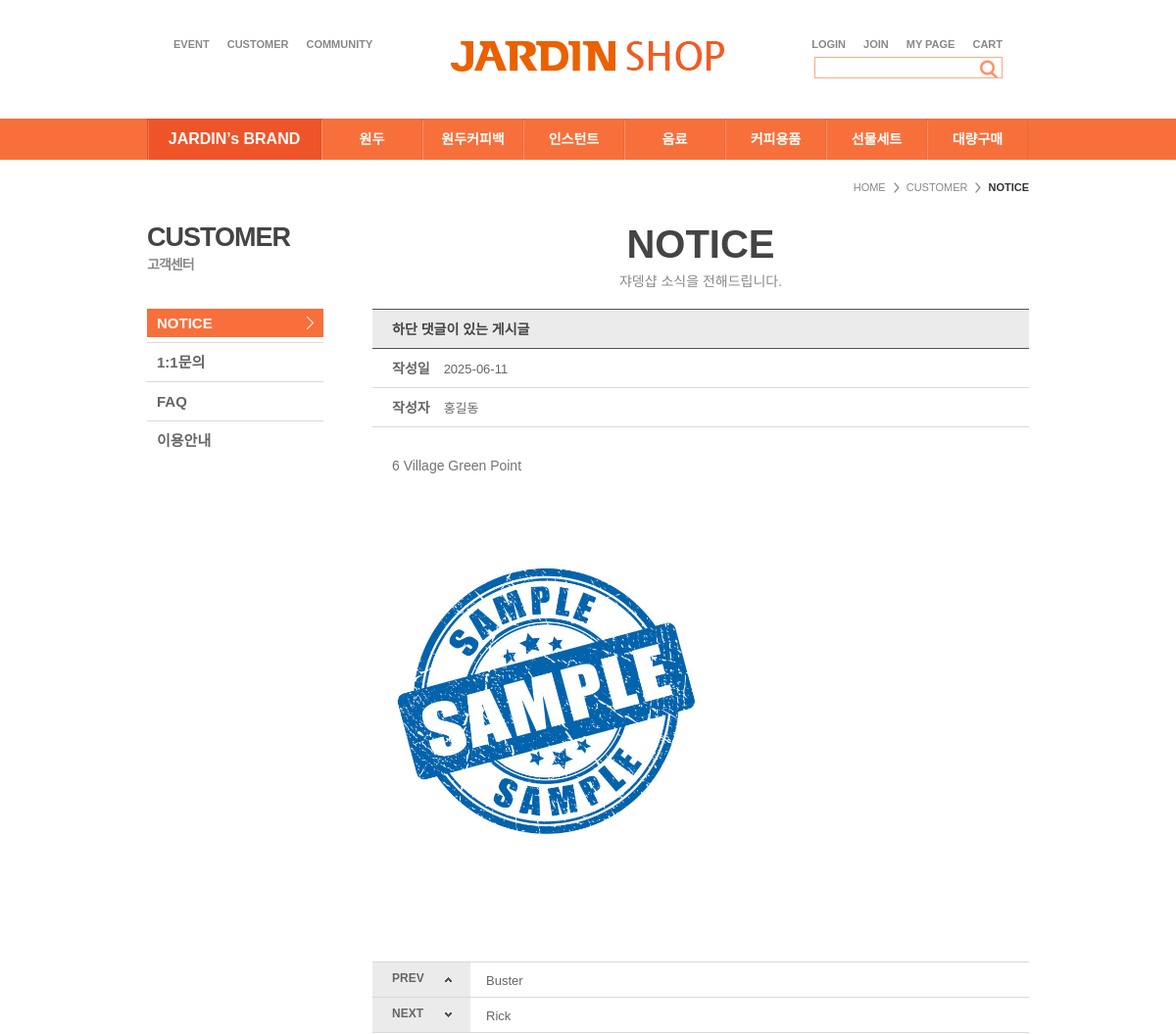
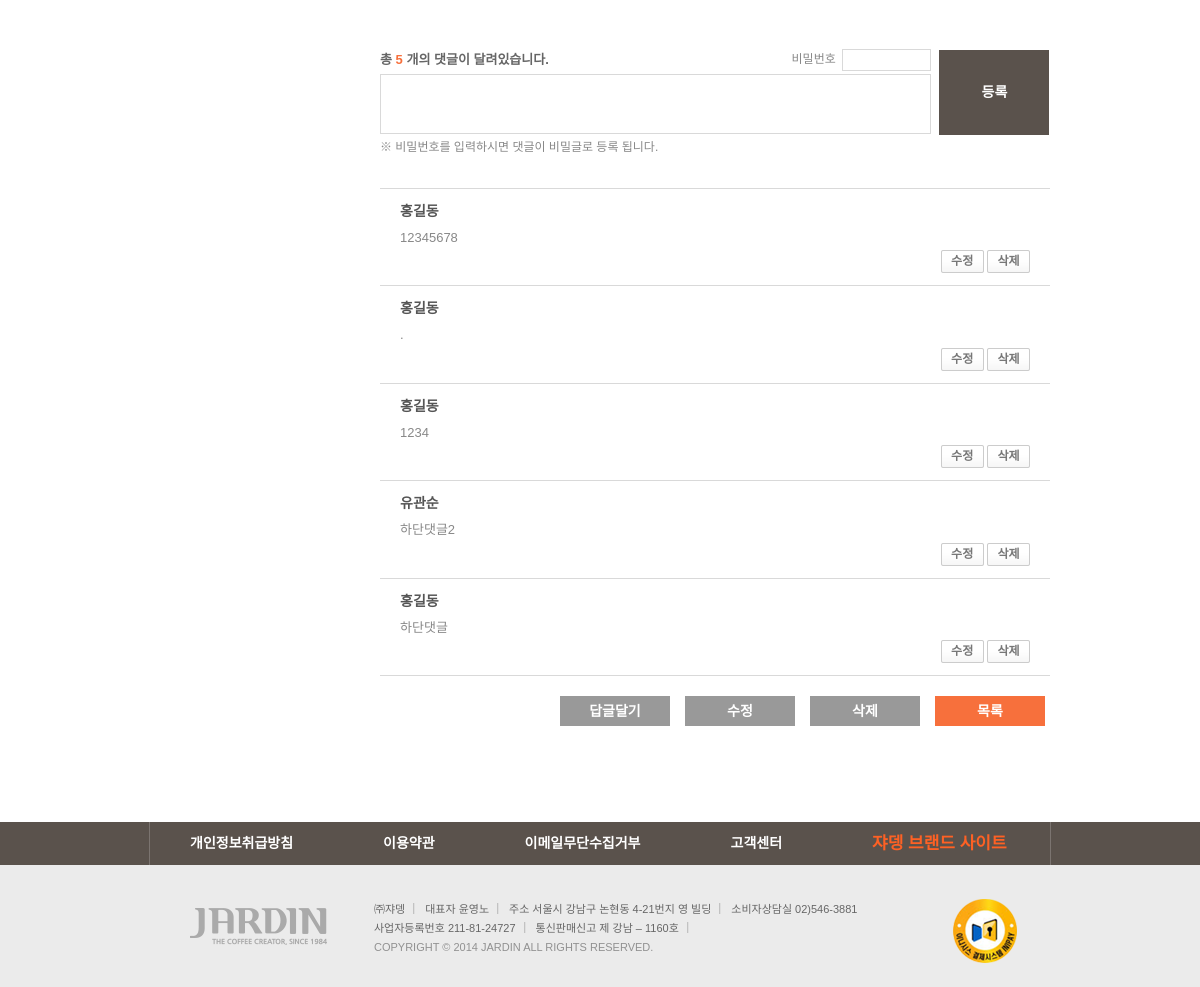
Screenshot of /board/view/100/ with the database file from the repository (2 pictures, top to bottom).
### board/models.py (models this page shows, shortened)
class Board(models.Model):
    bno = models.AutoField(primary_key=True)
    member = models.ForeignKey(Member, on_delete=models.SET_NULL, null=True)
    btitle = models.CharField(max_length=1000)
    bcontent = models.TextField()
    bgroup = models.IntegerField(default=0)
    bstep = models.IntegerField(default=0)
    bindent = models.IntegerField(default=0)
    bhit = models.IntegerField(default=0)
    bfile = models.CharField(max_length=20, null=True, blank=True)
    notice = models.IntegerField(default=0)  # 공지사항 여부 필드 추가
    bdate = models.DateTimeField(auto_now=True)

### member/models.py (models this page shows, shortened)
class Member(models.Model):
    name = models.CharField(max_length=50)
    id = models.CharField(max_length=50,primary_key=True)
    pw = models.CharField(max_length=100)
    email = models.CharField(max_length=100)
    emailc = models.IntegerField(default=0)
    address1 = models.CharField(max_length=300)
    address2 = models.CharField(max_length=300)
    phone = models.CharField(max_length=50,default='010-0000-0000')
    tel = models.CharField(max_length=50,default='02-0000-0000')
    birth = models.CharField(max_length=20)
    corporate = models.IntegerField(default=0)
    gender = models.CharField(max_length=10,default='남자')
    hobby = models.CharField(max_length=50,default='게임')
    mdate = models.DateTimeField(auto_now=True)

### comment/models.py (models this page shows)
class Comment(models.Model):
    cno = models.AutoField(primary_key=True)
    board = models.ForeignKey(Board, on_delete=models.CASCADE)
    member = models.ForeignKey(Member, on_delete=models.DO_NOTHING)
    cpw = models.CharField(max_length=20, null=True, blank=True)
    ccontent = models.TextField(blank=True)
    cdate = models.DateTimeField(auto_now=True)
    def __str__(self):
        return f"{self.cno}, {self.member.id}"

### board/views.py (the view)
# urls.py: path('view/<int:bno>/', views.view, name='view'),
def view(request,bno):
    print("넘어온 데이터 : ",bno)
    qs = Board.objects.filter(bno=bno)
    pre_qs = Board.objects.filter(
       Q(notice__lte=qs[0].notice,bgroup__lt=qs[0].bgroup,bstep__lte=qs[0].bstep)|
       Q(notice=qs[0].notice,bgroup__lt=qs[0].bgroup)
    ).order_by('-notice','-bgroup','bstep').first()
    next_qs = Board.objects.filter(
       Q(notice__gte=qs[0].notice,bgroup__gt=qs[0].bgroup,bstep__gte=qs[0].bstep)|
       Q(notice__gt=qs[0].notice)
    ).order_by('notice','bgroup','-bstep').first()
    print('현재글 : ',qs[0].bno)
    c_qs = Comment.objects.filter(board=qs[0]).order_by('-cno')
    print("하단댓글 데이터 : ",c_qs)
    context = {'board':qs[0],'pre_board':pre_qs,'next_board':next_qs,'comment':c_qs}
    return render(request,'board/view.html',context)

### board/templates/board/view.html (shortened to what this page needs)
{% load static %}
<!DOCTYPE html>
<html>
<head>
<link rel="stylesheet" type="text/css" href="/static/css/reset.css?v=Y" />
<link rel="stylesheet" type="text/css" href="/static/css/layout.css?v=Y" />
<link rel="stylesheet" type="text/css" href="/static/css/content.css?v=Y" />
</head>
<body>
<div id="allwrap">
<div id="wrap">
	<div id="header">
		<div id="snbBox">
			<a href='/'>
				<h1><img src="/static/images/txt/logo.gif" alt="JARDIN SHOP" /></h1>
			</a>
			<div id="quickmenu">
				<ul>
					<li><a href="#">EVENT</a></li>
					<li><a href="#">CUSTOMER</a></li>
					<li><a href="#">COMMUNITY</a></li>
				</ul>
			</div>
			<div id="snb">
				<ul>
					<li><a href="#">LOGIN</a></li>
					<li><a href="#">JOIN</a></li>
					<li><a href="#">MY PAGE</a></li>
					<li><a href="#">CART</a></li>
				</ul>
				<div id="search">
					<input type="text" class="searchType" />
					<input type="image" src="/static/images/btn/btn_main_search.gif" width="23" height="20" alt="검색하기" />
				</div>
			</div>
		</div>
	</div>
	<div id="gnb">
		<div id="top">
			<ul>
				<li class="brand t1"><a href="#" id="topNavi1">JARDIN’s BRAND</a>
				</li>
				<li class="t2"><a href="#" id="topNavi2">원두</a>
				</li>
				<li class="t1"><a href="#" id="topNavi3">원두커피백</a>
				</li>
				<li class="t2"><a href="#" id="topNavi4">인스턴트</a>
				</li>
				<li class="t1"><a href="#" id="topNavi5">음료</a>
				</li>
				<li class="t2"><a href="#" id="topNavi6">커피용품</a>
				</li>
				<li class="t1"><a href="#" id="topNavi7">선물세트</a></li>
				<li class="t2"><a href="#" id="topNavi8">대량구매</a></li>
			</ul>
		</div>
	</div>
	<div id="container">
		<div id="location">
			<ol>
				<li><a href="#">HOME</a></li>
				<li><a href="#">CUSTOMER</a></li>
				<li class="last">NOTICE</li>
			</ol>
		</div>
		<div id="outbox">
			<div id="left">
				<div id="title2">CUSTOMER<span>고객센터</span></div>
				<ul>
					<li><a href="#" id="leftNavi1">NOTICE</a></li>
					<li><a href="#" id="leftNavi2">1:1문의</a></li>
					<li><a href="#" id="leftNavi3">FAQ</span></a></li>
					<li class="last"><a href="#" id="leftNavi4">이용안내</a></li>
				</ul>
			</div><script type="text/javascript">initSubmenu(1,0);</script>
			<div id="contents">
				<div id="customer">
					<h2><strong>NOTICE</strong><span>쟈뎅샵 소식을 전해드립니다.</span></h2>
					<div class="viewDivMt">
						<div class="viewHead">
							<div class="subject">
								<ul>
									<li>{{board.btitle}}</li>
								</ul>
							</div>
							<div class="day">
								<p class="txt">작성일<span>{{board.bdate|date:'Y-m-d'}}</span></p>
							</div>
							<div class="day">
								<p class="txt">작성자<span>{{board.member.name}}</span></p>
							</div>
						</div>
						<div class="viewContents">
							{{board.bcontent}}
						</div>
						<div class="viewContents">
							<img src='/media/{{board.bfile}}' width='50%'>
						</div>
					</div>
					<div class="pnDiv web">
						<table summary="이전다음글을 선택하여 보실 수 있습니다." class="preNext" border="1" cellspacing="0">
							<colgroup>
							<col width="100px" />
							<col width="*" />
							</colgroup>
							<tbody>
								<tr>
									<th class="pre">PREV</th>
									{% if pre_board %}
										<td><a href="/board/view/{{pre_board.bno}}/">{{pre_board.btitle}}</a></td>
									{% else %}
										<td>이전글이 없습니다.</td>
									{% endif %}
								</tr>
								<tr>
									<th class="next">NEXT</th>
									{% if next_board %}
										<td><a href="/board/view/{{next_board.bno}}/">{{next_board.btitle}}</td>
									{% else %}
										<td>다음글이 없습니다.</td>
									{% endif %}
								</tr>
							</tbody>
						</table>
					</div>
					<div class="replyWrite">
						<ul>
							<li class="in">
								<p class="txt">총 <span class="orange c_count">{{comment.count}}</span> 개의 댓글이 달려있습니다.</p>
								<p class="password">비밀번호&nbsp;&nbsp;<input type="password" name='cpw' class="replynum" /></p>
								<textarea class="replyType" name='ccontent'></textarea>
							</li>
							<li class="btn"><a class="replyBtn">등록</a></li>
						</ul>
						<p class="ntic">※ 비밀번호를 입력하시면 댓글이 비밀글로 등록 됩니다.</p>
					</div>
					<div class="replyBox">
						{% if comment %}
						{% for c in comment %}
						<ul>
							<li class="name">{{c.member.name}}</li>
							<li class="txt">{{c.ccontent}}</li>
							<li class="btn">
								<a class="rebtn ">수정</a>
								<a class="rebtn ">삭제</a>
							</li>
						</ul>
						{% endfor %}
						{% else %}
						<ul><li>하단댓글이 없습니다.</li></ul>
						{% endif %}
					</div>
					<div class="btnArea btline">
						<div class="bRight">
							<ul>
								<li><a href="/board/list/" class="sbtnMini mw">목록</a></li>
							</ul>
						</div>
						<div class="bRight">
							<ul>
								<li><a href="#" class="nbtnbig">삭제</a></li>
							</ul>
						</div>
						<div class="bRight">
							<ul>
								<li><a href="#" class="nbtnbig">수정</a></li>
							</ul>
						</div>
						<div class="bRight">
							<ul>
								<li><a href="#" class="nbtnbig">답글달기</a></li>
							</ul>
						</div>
					</div>
				</div>
			</div>
		</div>
	</div>
	<div id="footerWrap">
		<div id="footer">
			<div id="fnb">
				<ul>
					<li class="left"><a href="#">개인정보취급방침</a></li>
					<li><a href="#">이용약관</a></li>
					<li class="left"><a href="#">이메일무단수집거부</a></li>
					<li><a href="#">고객센터</a></li>
					<li class="left brand"><a href="#">쟈뎅 브랜드 사이트</a></li>
				</ul>
			</div>
			<div id="finfo">
				<div id="flogo"><img src="/static/images/txt/flogo.gif" alt="JARDIN THE COFFEE CREATOR, SINCE 1984" /></div>
				<address>
					<ul>
						<li>㈜쟈뎅</li>
						<li>대표자 윤영노</li>
						<li class="tnone">주소 서울시 강남구 논현동 4-21번지 영 빌딩</li>
						<li class="webnone">소비자상담실 02)546-3881</li>
						<li>사업자등록번호 211-81-24727</li>
						<li class="tnone">통신판매신고 제 강남 – 1160호</li>
						<li class="copy">COPYRIGHT © 2014 JARDIN <span>ALL RIGHTS RESERVED.</span></li>
					</ul>
				</address>
				<div id="inicis"><img src="/static/images/ico/ico_inicis.png" alt="이니시스 결제시스템" /></div>
			</div>
		</div>
	</div>
</div>
</div>
</body>
</html>

### static/css/layout.css (style rules this page uses)
html { overflow-y:scroll; width:100%; }
#allwrap { position:relative; width:100%; overflow:hidden; }
a { cursor: pointer; }
#header { max-width:900px; margin:33px auto 0; }
#header #snbBox { position:relative; width:100%; height:47px; overflow:hidden; }
#header #snbBox h1 { position:absolute; left:50%; top:0; margin:1px 0 0 -150px; }
#header #snbBox #quickmenu { float:left; margin:0 0 0 27px; }
#header #snbBox #quickmenu ul li { float:left; height:25px; line-height:25px; padding:0 18px 0 0; }
#header #snbBox #quickmenu ul li a { color:#888; font-size:11px; font-weight:600; }
#header #snbBox #snb { float:right; margin:0 27px 0 0; }
#header #snbBox #snb ul { width:100%; overflow:hidden; }
#header #snbBox #snb ul li { float:left; height:25px; line-height:25px; padding:0 0 0 18px; }
#header #snbBox #snb ul li a { color:#888; font-size:11px; font-weight:600; }
#header #snbBox #snb #search { float:right; width:190px; height:20px; border:1px #ffa886 solid; }
#header #snbBox #snb #search input.searchType { width:157px; height:18px; line-height:18px; border:0; padding:0 0 0 5px; }
#gnb { width:100%; background:#f7703c; }
#gnb:after { content:""; display:block; clear:both; }
#gnb #top { max-width:900px; margin:41px auto 0; }
#gnb #top:after { content:""; display:block; clear:both; }
#gnb #top ul li { position:relative; float:left; background:url('../images/bg/bg_navi_l.gif') left top no-repeat; }
#gnb #top ul li a { display:block; width:103px; height:42px; line-height:42px; font-size:14px; color:#fff; font-weight:600; text-align:center; background:url('../images/bg/bg_navi_r.gif') right top no-repeat; }
#gnb #top ul li.brand { background:url('../images/bg/bg_navi_brand.gif') left top #ef5428 no-repeat; }
#gnb #top ul li.brand a { width:178px; font-size:16px; background:url('../images/bg/bg_navi_brand_r.gif') right top no-repeat; }
#footerWrap { width:100%; margin:56px 0 0 0; overflow:hidden; }
#footerWrap #footer { width:100%; background:#ebebeb; margin:0 auto; }
#footerWrap #footer #fnb { width:100%; background:#5a524c; overflow:hidden; }
#footerWrap #footer #fnb ul { max-width:860px; padding:0 0 0 40px; margin:0 auto; border-left:1px #7b7470 solid; border-right:1px #7b7470 solid; overflow:hidden; }
#footerWrap #footer #fnb ul li { float:left; height:43px; line-height:43px; padding:0 90px 0 0; }
#footerWrap #footer #fnb ul li a { font-size:14px; color:#fff; font-weight:600; }
#footerWrap #footer #fnb ul li.brand { padding:0; }
#footerWrap #footer #fnb ul li.brand a { color:#fe6124; font-size:17px; }
#footerWrap #footer #finfo { position:relative; max-width:900px; padding:30px 0; margin:0 auto; overflow:hidden; }
#footerWrap #footer #finfo #flogo { float:left; padding:0 24px 0 27px; }
#footerWrap #footer #finfo address { float:left; width:518px; padding:5px 0 0 0; }
#footerWrap #footer #finfo address ul li { float:left; font-size:11px; color:#666; line-height:1.7; padding:0 10px; background:url('../images/bg/bg_address.gif') right 3px no-repeat; }
#footerWrap #footer #finfo address ul li.copy { color:#919191; background:url(none); }
#footerWrap #footer #finfo address ul li.webnone { background:url(none); }
#footerWrap #footer #finfo #inicis { position:absolute; right:33px; top:34px; }

### rows the page displays
Board: btitle "하단 댓글이 있는 게시글", bdate "2025-06-11", member.name "홍길동", bcontent "6 Village Green Point", bfile (picture)
Board: btitle "Buster"
Board: btitle "Rick"
Comment: member.name "홍길동", ccontent "12345678"
Comment: member.name "홍길동", ccontent "."
Comment: member.name "홍길동", ccontent "1234"
Comment: member.name "유관순", ccontent "하단댓글2"
Comment: member.name "홍길동", ccontent "하단댓글"

### other values shown
{{ comment.count }} "5"
